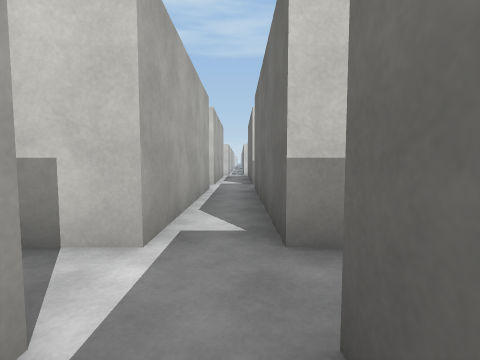
view 1 (above)

22 first-person views from a walk through a 3-D level made in the Unity game engine. The camera is 1.2 m above the floor, tilts 4° down and sees 85° across. The floor is counted in squares, 2 m on a side. Each view is taken from the middle of a square. On the plan, view 1 faces up. The plan holds only what a view shows up to about 9 squares ahead; the rest is blank. The place goes on beyond the plan. Surface patterns are stand-ins for the level's own textures.

view 2
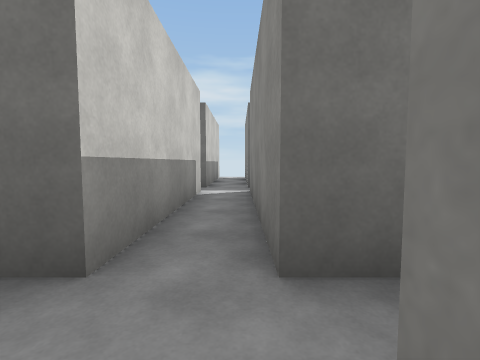

view 3
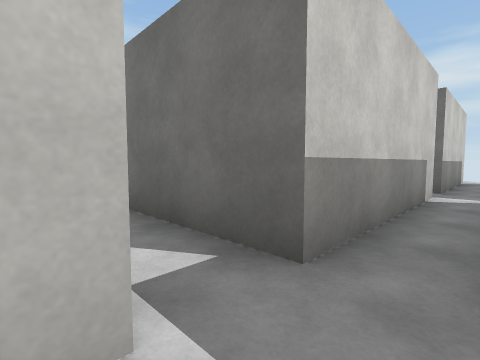

view 4
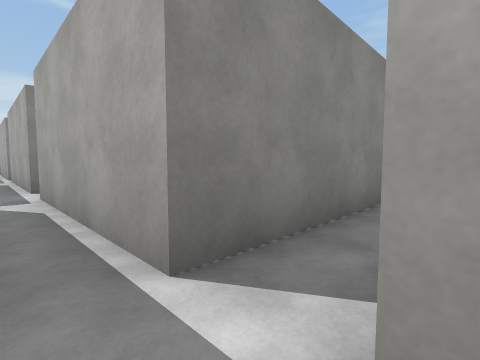

view 5
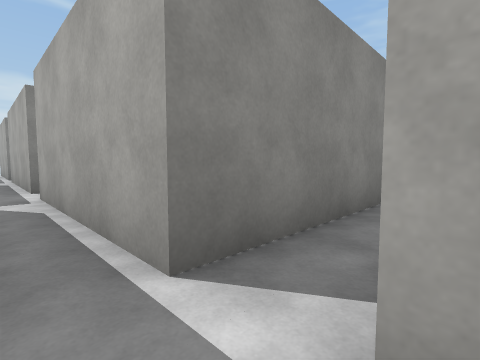

view 6
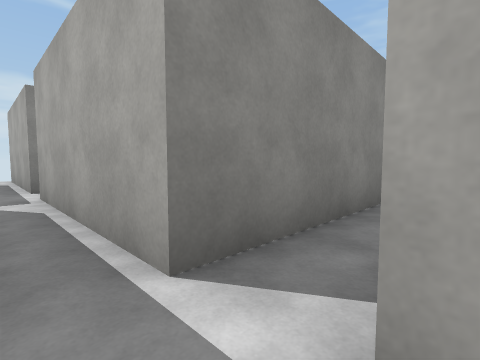

view 7
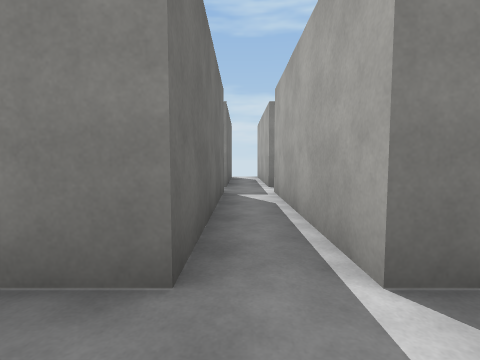

view 8
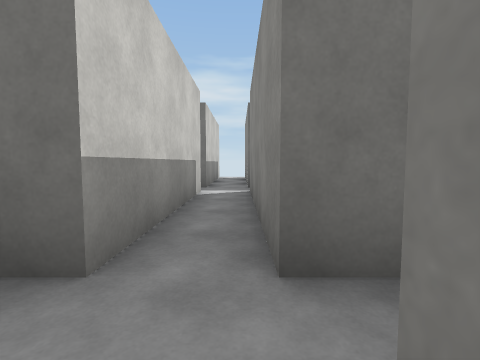

view 9
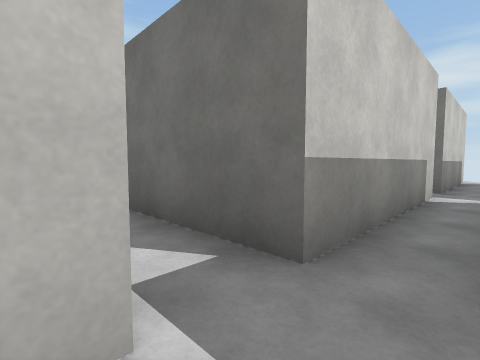

view 10
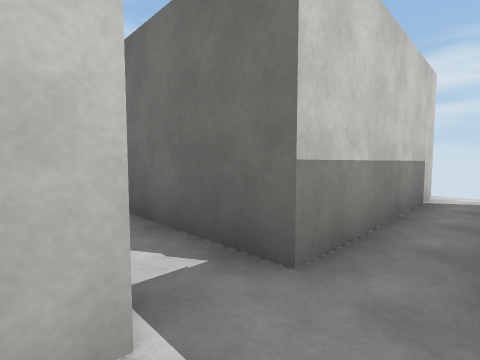

view 11
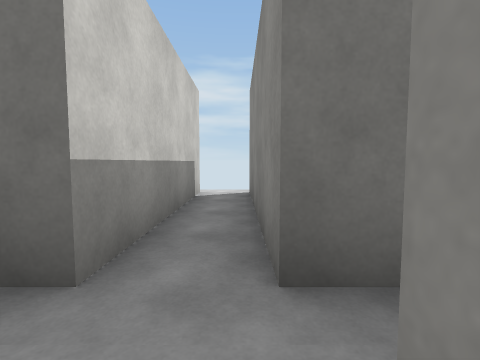

view 12
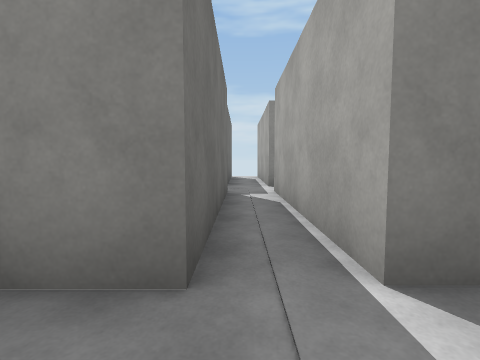

view 13
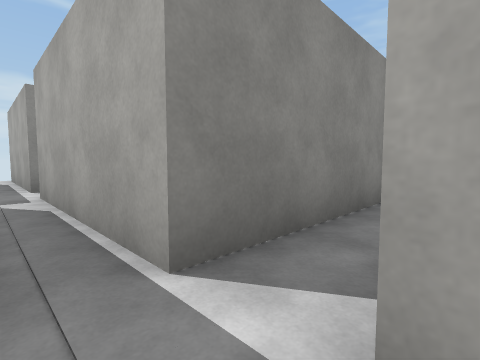

view 14
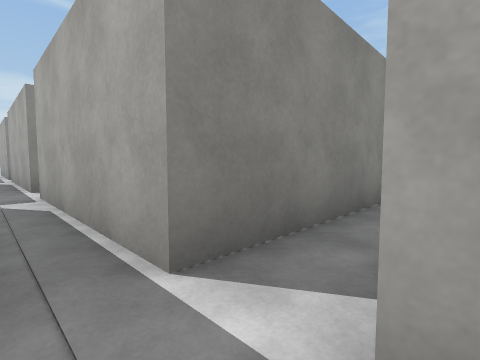

view 15
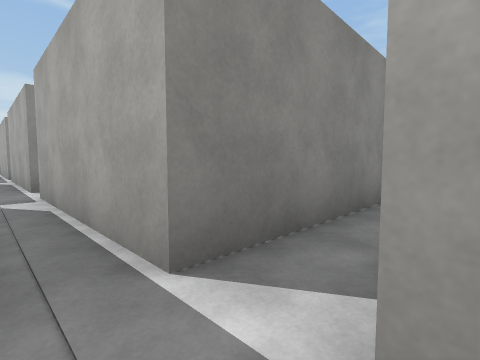

view 16
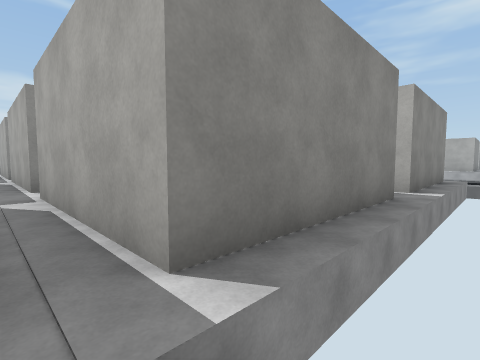

view 17
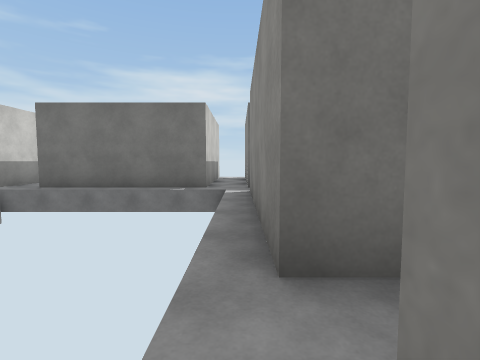

view 18
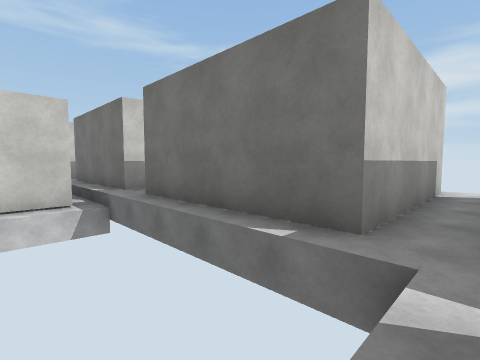

view 19
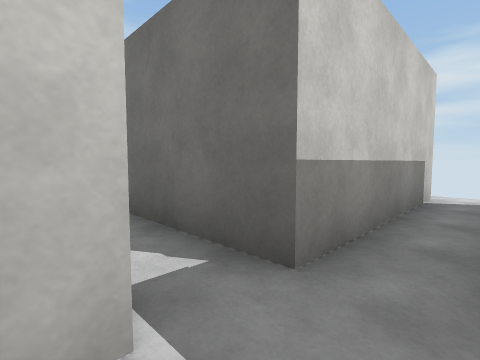

view 20
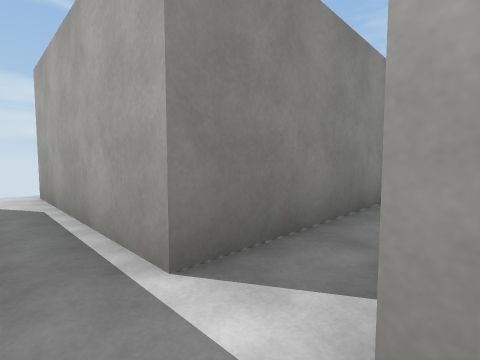

view 21
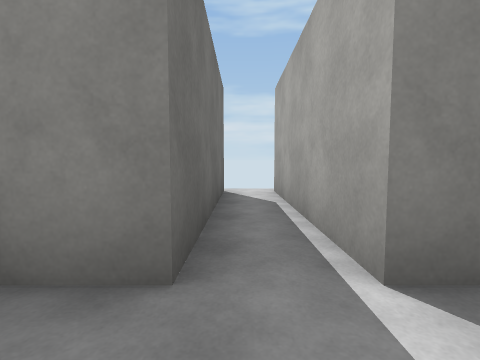

view 22
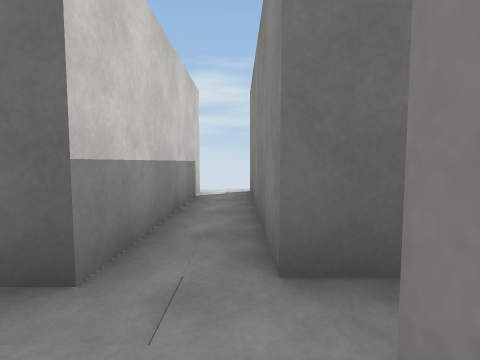

### Floor plan
Points are (right, up) in squares from view 1. A wall is a line through its corners. A room is listed if a view was taken in it or the views show most of it. See-through windows are left out.
Room 1 (views 1, 6, 7, 19)
walls: (-0.7, 0.8) (-0.7, -3.2); (4.3, 1.8) (0.3, 1.8); (0.3, -3.2) (0.3, 0.8) (4.3, 0.8)
ways out: opening at (0, 1) to room 2; opening at (0, 2) to room 4; opening at (0, -3) to room 5; opening at (4, 1) to room 6
Room 2 (views 2, 3, 8, 9)
walls: (-4.1, 0.8) (-0.7, 0.8); (-4.1, -4.2) (-0.7, -4.2); (-0.7, 1.8) (-1.6, 1.8)
ways out: opening at (0, 1) to room 1; opening at (-1, -4) to room 5; opening at (-1, -9) to room 12
Room 3 (views 4, 18)
walls: (0.3, 10.1) (0.3, 10.8) (4.3, 10.8); (-0.7, 10.8) (-0.7, 6.8); (0.3, 6.9) (0.3, 8.4)
ways out: opening at (0, 7) to room 4; opening at (5, 11) to room 8; opening at (-1, 11) to room 10
Room 4 (view 5)
walls: (0.9, 5.8) (4.3, 5.8); (-0.7, 5.8) (-0.7, 1.8); (0.3, 1.8) (0.3, 5.6)
ways out: opening at (0, 2) to room 1; opening at (0, 7) to room 3; opening at (4, 6) to room 7; opening at (-1, 6)
Room 5 (views 10, 11)
walls: (-0.7, -4.2) (-0.7, -8.2); (4.3, -3.2) (0.3, -3.2); (0.3, -8.1) (0.3, -4.2) (4.3, -4.2)
ways out: opening at (0, -3) to room 1; opening at (-1, -4) to room 2; opening at (4, -4) to room 11; opening at (0, -8) to room 12
Room 6 (views 12, 13)
walls: (6, 0.8) (7.2, 0.8); (4.3, 0.8) (4.3, -3.2); (9.4, 1.8) (5.3, 1.8); (5.3, -3.2) (5.3, -0.9)
ways out: opening at (4, 1) to room 1; opening at (5, 2) to room 7; opening at (5, -3) to room 11
Room 7 (view 14)
walls: (4.3, 5.8) (4.3, 1.8); (5.3, 1.8) (5.3, 4.1)
ways out: opening at (4, 6) to room 4; opening at (5, 2) to room 6; opening at (5, 7) to room 8
Room 8 (view 15)
walls: (6, 10.8) (7.2, 10.8); (4.3, 10.8) (4.3, 6.8); (9.2, 11.8) (5.3, 11.8)
ways out: opening at (5, 11) to room 3; opening at (5, 7) to room 7; opening at (5, 12) to room 9
Room 9 (view 16)
walls: (6.6, 16.8) (5.3, 16.8) (5.3, 19.5); (5.3, 11.8) (5.3, 15.9)
ways out: opening at (5, 12) to room 8
Room 10 (view 17)
walls: (-4.8, 10.8) (-0.7, 10.8)
ways out: opening at (-1, 11) to room 3
Room 11 (views 20, 21)
walls: (4.3, -4.2) (4.3, -8.2); (9.4, -3.2) (5.3, -3.2); (5.3, -8.2) (5.3, -4.2) (9, -4.2)
ways out: opening at (4, -4) to room 5; opening at (5, -3) to room 6; opening at (5, -8) to room 13
Room 12 (view 22)
walls: (0.2, -9.2) (4.3, -9.2); (-0.7, -9.1) (-0.7, -13.2); (0.3, -11.6) (0.3, -9.5)
ways out: opening at (-1, -9) to room 2; opening at (0, -8) to room 5; opening at (4, -9) to room 13
Room 13 (no view inside)
walls: (4.3, -9.2) (4.3, -13.2); (9.2, -8.2) (5.3, -8.2); (5.3, -13.1) (5.3, -9.2) (9.2, -9.2)
ways out: opening at (5, -8) to room 11; opening at (4, -9) to room 12

Positions as (right, up) in squares from view 1, and headings:
1: (0, 0), facing up
2: (-1, 1), facing right
3: (-1, 1), facing up-right
4: (0, 7), facing down-left
5: (0, 2), facing down-left
6: (0, -3), facing down-left
7: (0, -3), facing down
8: (-1, -4), facing right
9: (-1, -4), facing up-right
10: (4, -4), facing up-right
11: (4, -4), facing right
12: (5, -3), facing down
13: (5, -3), facing down-left
14: (5, 2), facing down-left
15: (5, 7), facing down-left
16: (5, 12), facing down-left
17: (-1, 11), facing right
18: (3, 11), facing up-right
19: (4, 1), facing up-right
20: (5, -8), facing down-left
21: (5, -8), facing down
22: (4, -9), facing right
